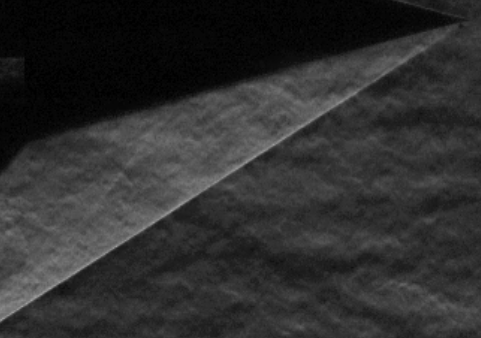
#> input picture Project_3/test_image.png, 481 x 338 px, found by its file name
$ python Detecting_the_edge_of_shock_wave.py
#> lines starting #> are read from the running program, lines starting #| are printed output that depends on the picture; after the words box and inside, x2 and y2 are one past the last pixel; in counts of white or black regions, pixels touching at a corner belong together
# -*- coding: utf-8 -*-
"""
Created on Fri Aug 30 23:50:16 2024

@author: Raj
"""

import cv2
import numpy as np
import matplotlib.pyplot as plt
import os
def preprocess_image(image_path):
    # Load the image
#> called with image_path = 'E:\\github\\Project_2/test_image.png'
    image = cv2.imread(image_path, cv2.IMREAD_GRAYSCALE)
#> image is the input picture: shape (338, 481); min 0, max 158, mean 46.1

    # Check if the image was loaded successfully
    if image is None:
        print(f"Error: Unable to load image at {image_path}")
        return None

    # Resize the image
    resized_image = cv2.resize(image, (640, 480))
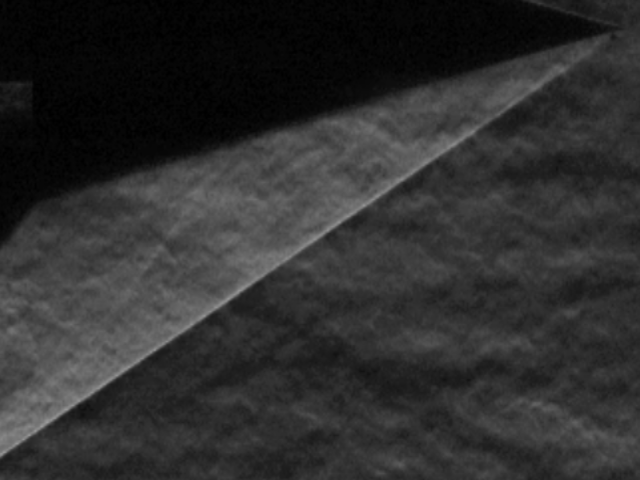
#> resized_image: shape (480, 640); min 0, max 152, mean 46

    return resized_image

def detect_edges(image):
    # Apply Gaussian Blur to reduce noise
    blurred_image = cv2.GaussianBlur(image, (5, 5), 0)

    # Apply Canny edge detection
    edges = cv2.Canny(blurred_image, 100, 200)
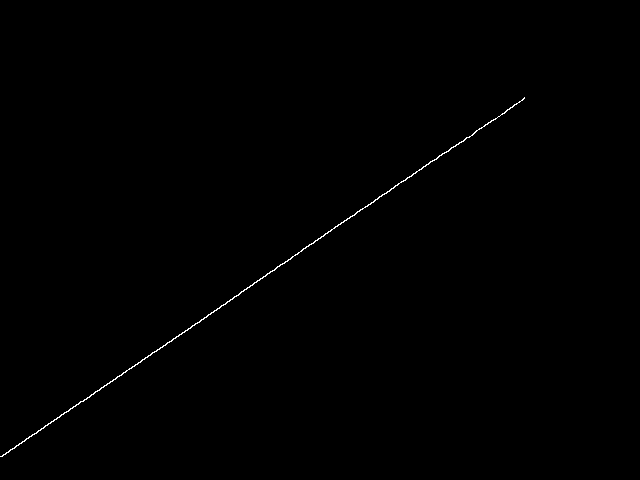
#> edges: shape (480, 640); 0.28% white in thin lines or dots, all inside (x1, y1, x2, y2) = (0, 97, 525, 457)

    return edges

def extract_edge_locations(edges):
    # Find the coordinates of the edge pixels
    edge_locations = np.column_stack(np.where(edges > 0))
#> edge_locations = 868 pairs, first value 97 to 456, second value 0 to 524

    return edge_locations

def save_edge_locations(edge_locations, output_path):
    # Save the edge locations to a file
    np.savetxt(output_path, edge_locations, fmt='%d', delimiter=',', header='y,x', comments='')

def plot_edges(image, edges):
    plt.figure(figsize=(10, 5))
    plt.subplot(1, 2, 1)
    plt.title('Original Image')
    plt.imshow(image, cmap='gray')

    plt.subplot(1, 2, 2)
    plt.title('Detected Edges')
    plt.imshow(edges, cmap='gray')

    plt.show()

def replot_edge_locations(csv_path):
    # Load the edge locations from the CSV file
    edge_locations = np.loadtxt(csv_path, delimiter=',', skiprows=1)

    # Create a blank image to plot the edges
    blank_image = np.zeros((480, 640), dtype=np.uint8)

    # Plot the edge locations on the blank image
    for loc in edge_locations:
        y, x = int(loc[0]), int(loc[1])
        blank_image[y, x] = 255

    # Display the re-plotted edges
    plt.figure(figsize=(5, 5))
    plt.title('Re-plotted Edges')
    plt.imshow(blank_image, cmap='gray')
    plt.show()

# Example usage
# Example usage
directory = 'E:\github\Project_2'
filename = 'test_image.png'
image_path = os.path.join(directory, filename)
output_path = 'E:\github\Project_2/edge_locations.csv'
image = preprocess_image(image_path)

if image is not None:
    edges = detect_edges(image)
    edge_locations = extract_edge_locations(edges)
    save_edge_locations(edge_locations, output_path)
    plot_edges(image, edges)
#> in plot_edges, `plt.show()`:
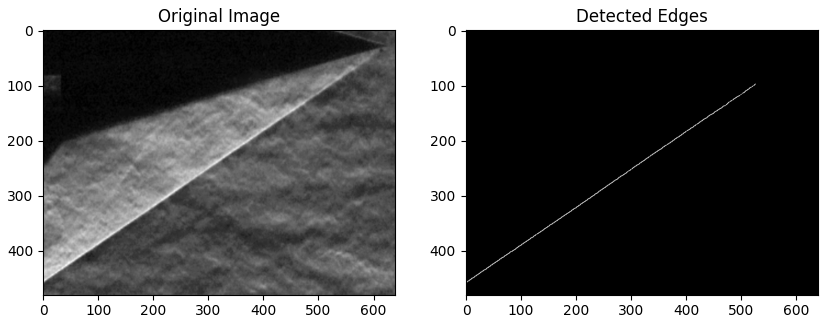
#> figure drawn by matplotlib, 2 panels
    print(f"Edge locations saved to {output_path}")

# Replot the saved edge locations
replot_edge_locations(output_path)
#> (the run stopped early here; a loop or call above may not have finished)
